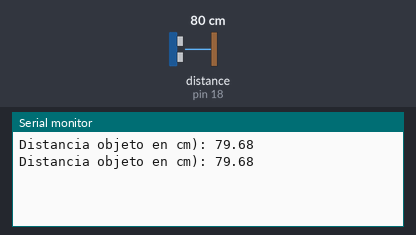
A sketch run on a simulated Arduino Uno, built with avr-gcc and run on an emulated ATmega328P. On the bench: the last lines printed to the serial monitor. Wiring (inferred from the names in the program): ultrasonic range finder: trigger pin 5; echo pin 18. The inputs (shaded band) are chosen by the test bench; at power-on: distance to the obstacle (sensor on pin 18) 80 cm. The echo pulse lasts 58.3 µs per cm.

Above: at 1.8 s.
1.9 s: distance to the obstacle (sensor on pin 18) set to 2 cm
At 2.4 s:
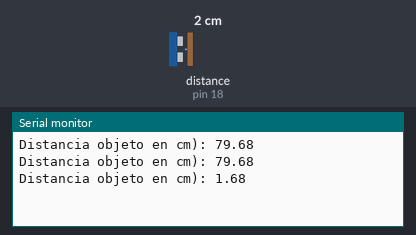
3.4 s: distance to the obstacle (sensor on pin 18) set to 4 cm
At 4.8 s:
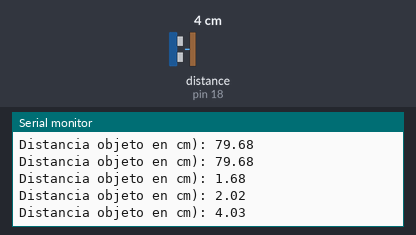
Timing chart, 0 to 6.4 s (numbered marks = the images above; inputs shaded):
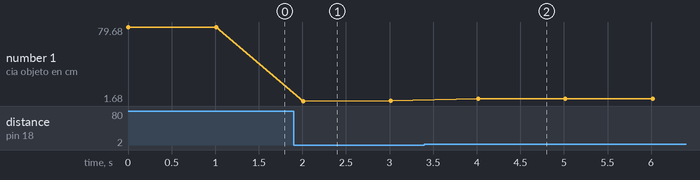

Measured:
- after the input at 1.9 s, the serial monitor: prints a new line after 0.11 s (image 1)
- after the input at 3.4 s, the serial monitor: prints a new line after 0.61 s (image 2)
- plotted number 1: 79.68 → 2.02 after the input at 1.9 s, 2.02 → 4.03 after the input at 3.4 s

The sketch:

PB9.1.ino
```cpp
const int trigPin = 5; // GPIO 5 para el pin del disparador o Trigger
const int echoPin = 18; // GPIO 18 para el pin del Echo o regreso del pulso
long duracion_pulso; //variable que determina la duración del pulso que toma el Echo
float distancia; // variable de determina la distancia del objeto al sensor.
void setup() {
Serial.begin(9600);
pinMode(trigPin, OUTPUT);
pinMode(echoPin, INPUT);
}
void loop() {
digitalWrite(trigPin, LOW); //no dispara por dos segundos
delayMicroseconds(2);
digitalWrite(trigPin, HIGH); // se dispara un señal por 10 microsegundos
delayMicroseconds(10);
digitalWrite(trigPin, LOW);
duracion_pulso = pulseIn(echoPin, HIGH); //función que toma la duración del pulso de la onda de retorno
distancia = (duracion_pulso) * (0.0343/2); // velocidad del sonido 0.0343 en cm o 343 m/s
Serial.print("Distancia objeto en cm): ");
Serial.println(distancia);
delay(1000);
}
```
